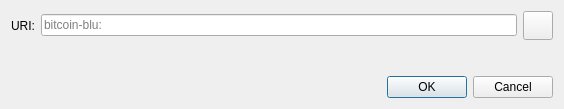
<?xml version="1.0" encoding="UTF-8"?>
<ui version="4.0">
 <class>OpenURIDialog</class>
 <widget class="QDialog" name="OpenURIDialog">
  <property name="geometry">
   <rect>
    <x>0</x>
    <y>0</y>
    <width>564</width>
    <height>109</height>
   </rect>
  </property>
  <property name="windowTitle">
   <string>Open bitcoin URI</string>
  </property>
  <layout class="QVBoxLayout" name="verticalLayout">
   <item>
    <layout class="QHBoxLayout" name="horizontalLayout">
     <item>
      <widget class="QLabel" name="label">
       <property name="text">
        <string>URI:</string>
       </property>
      </widget>
     </item>
     <item>
      <widget class="QValidatedLineEdit" name="uriEdit">
       <property name="placeholderText">
        <string notr="true">bitcoin-blu:</string>
       </property>
      </widget>
     </item>
     <item>
      <widget class="QToolButton" name="pasteButton">
       <property name="toolTip">
        <string extracomment="Tooltip text for button that allows you to paste an address that is in your clipboard.">Paste address from clipboard</string>
       </property>
       <property name="text">
        <string/>
       </property>
       <property name="icon">
        <iconset resource="../bitcoin.qrc">
         <normaloff>:/icons/editpaste</normaloff>:/icons/editpaste
        </iconset>
       </property>
       <property name="iconSize">
        <size>
         <width>22</width>
         <height>22</height>
        </size>
       </property>
      </widget>
     </item>
    </layout>
   </item>
   <item>
    <spacer name="verticalSpacer">
     <property name="orientation">
      <enum>Qt::Vertical</enum>
     </property>
     <property name="sizeHint" stdset="0">
      <size>
       <width>20</width>
       <height>40</height>
      </size>
     </property>
    </spacer>
   </item>
   <item>
    <widget class="QDialogButtonBox" name="buttonBox">
     <property name="orientation">
      <enum>Qt::Horizontal</enum>
     </property>
     <property name="standardButtons">
      <set>QDialogButtonBox::Cancel|QDialogButtonBox::Ok</set>
     </property>
    </widget>
   </item>
  </layout>
 </widget>
 <customwidgets>
  <customwidget>
   <class>QValidatedLineEdit</class>
   <extends>QLineEdit</extends>
   <header>qt/qvalidatedlineedit.h</header>
  </customwidget>
 </customwidgets>
 <resources/>
 <connections>
  <connection>
   <sender>buttonBox</sender>
   <signal>accepted()</signal>
   <receiver>OpenURIDialog</receiver>
   <slot>accept()</slot>
   <hints>
    <hint type="sourcelabel">
     <x>248</x>
     <y>254</y>
    </hint>
    <hint type="destinationlabel">
     <x>157</x>
     <y>274</y>
    </hint>
   </hints>
  </connection>
  <connection>
   <sender>buttonBox</sender>
   <signal>rejected()</signal>
   <receiver>OpenURIDialog</receiver>
   <slot>reject()</slot>
   <hints>
    <hint type="sourcelabel">
     <x>316</x>
     <y>260</y>
    </hint>
    <hint type="destinationlabel">
     <x>286</x>
     <y>274</y>
    </hint>
   </hints>
  </connection>
 </connections>
</ui>
